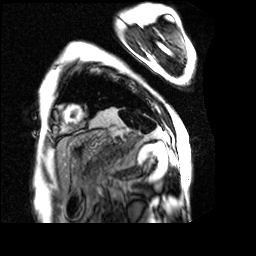
#> input picture Images/lge_1.png, 256 x 256 px, given in place of lge_8.png, which was not available
$ python bullsEye.py Images
#> lines starting #> are read from the running program, lines starting #| are printed output that depends on the picture; pictures that were not available may be replaced by others from this repository, and a replacement may not be noted
### trim.py
import cv2
import numpy as np

def trim(frame): # function to remove excess black bg in the image

    # crop top
    if not np.sum(frame[0, :]):
        if not np.sum(frame[6, :]):
            return trim(frame[5:, :])
        else:
            return trim(frame[1:, :])

    # crop bottom
    if not np.sum(frame[-1, :]):
        if not np.sum(frame[-7, :]):
            return trim(frame[:-6, :])
        else:
            return trim(frame[:-2, :])

    # crop left
    if not np.sum(frame[:, 0]):
        if not np.sum(frame[:, 6]):
            return trim(frame[:, 5:])
        else:
            return trim(frame[:, 1:])

    # crop right
    if not np.sum(frame[:, -1]):
        if not np.sum(frame[:, -7]):
            return trim(frame[:, :-6])
        else:
            return trim(frame[:, :-2])

    return frame

def trimImage(img):

    trimmedImg =  trim(img)

    if trimmedImg.shape[0] > trimmedImg.shape[1]:
        trimmedImg = cv2.resize(trimmedImg, (trimmedImg.shape[0], trimmedImg.shape[0]))

    else:
        trimmedImg = cv2.resize(trimmedImg, (trimmedImg.shape[1], trimmedImg.shape[1]))
    return trimmedImg

### bullsEye.py
import cv2
import numpy as np
import imutils
import sys
import trim
import get4
import get6
import pixel
import drawFinal
import stack

images = []
imgnotrim = []

dirName = str(sys.argv[1])

for i in range(8, -1, -1):
    img1 = cv2.imread(dirName+'/lge_'+str(i)+'.png')
#> img1 is the input picture: shape (256, 256, 3); min 0, max 255, mean 54.9
    img = cv2.cvtColor(img1,cv2.COLOR_BGR2GRAY)
    img2 = cv2.imread(dirName+'/mask_lge_'+str(i)+'.png')
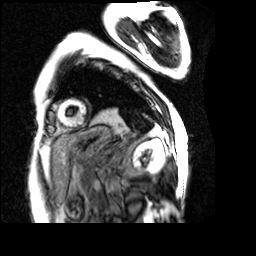
#> input picture Images/lge_2.png, 256 x 256 px, given in place of mask_lge_8.png, which was not available
#> img2 is the input picture: shape (256, 256, 3); min 0, max 255, mean 59.9
    img = cv2.cvtColor(img2,cv2.COLOR_BGR2GRAY)

    intersect = cv2.bitwise_and(img1, img2)
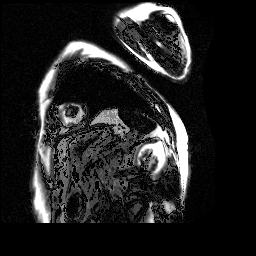
#> intersect: shape (256, 256, 3); min 0, max 255, mean 33.9
#> in trim (call 18), `return trim(frame[:, :-2])`:
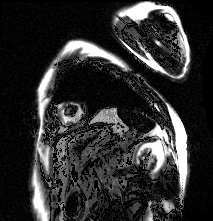
#> returned value: shape (221, 213, 3); min 0, max 255, mean 47
    imgnotrim.append(intersect)
    trimImg = trim.trimImage(intersect)
#> in trimImage, `trimmedImg = cv2.resize(trimmedImg, (trimmedImg.shape[0], trimmedImg.s..`:
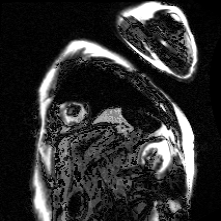
#> trimmedImg: shape (221, 221, 3); min 0, max 255, mean 47
#> (the run stopped early here; a loop or call above may not have finished)
